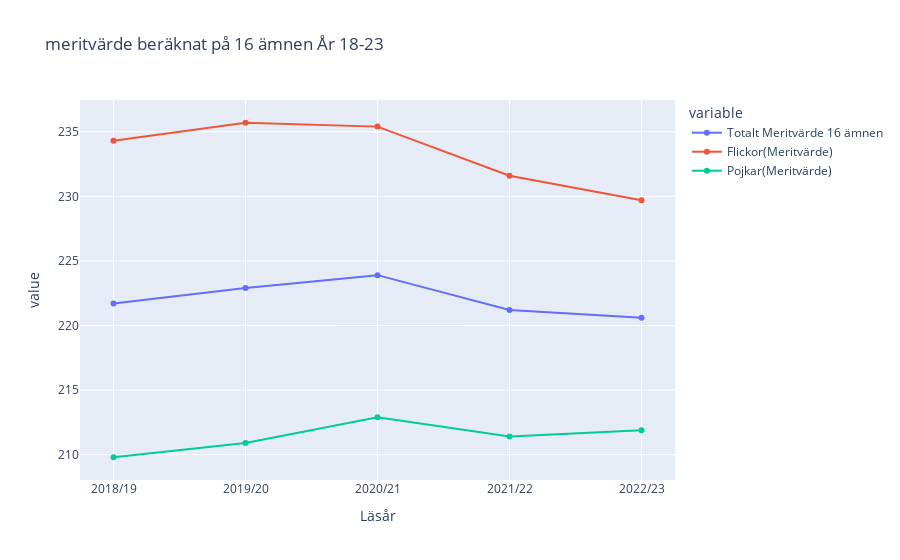

Notebook cell for this chart:
### Code cell
#Extraherar relevant data meritvärde för flickor och pojkar

df_betyg_meritvärde = df_betyg[["Läsår", "Totalt Meritvärde 16 ämnen", "Flickor(Meritvärde)", "Pojkar(Meritvärde)"]]

df_betyg_meritvärde = df_betyg_meritvärde.head(5)

#Skapar linjediagram för meritvärde beräknat på 16 ämnen År 18-23 
fig2 = px.line(df_betyg_meritvärde, x="Läsår", y=["Totalt Meritvärde 16 ämnen", "Flickor(Meritvärde)", "Pojkar(Meritvärde)"],
               title="meritvärde beräknat på 16 ämnen År 18-23 ",
               markers=True)
fig2.write_html("visualiseringar\\graf_meritvärde_beräknat_på_16_ämnen_18_23.html")
fig2.show()

### Figure 1 — Plotly figure (JSON) as saved in the notebook; plotly's stock layout.template omitted (floating-point values rounded to 4 significant figures)
{"data": [{"hovertemplate": "variable=Totalt Meritvärde 16 ämnen<br>Läsår=%{x}<br>value=%{y}<extra></extra>", "legendgroup": "Totalt Meritvärde 16 ämnen", "line": {"color": "#636efa", "dash": "solid"}, "marker": {"symbol": "circle"}, "mode": "lines+markers", "name": "Totalt Meritvärde 16 ämnen", "orientation": "v", "showlegend": true, "type": "scatter", "x": ["2018/19", "2019/20", "2020/21", "2021/22", "2022/23"], "xaxis": "x", "y": [221.7, 222.9, 223.9, 221.2, 220.6], "yaxis": "y"}, {"hovertemplate": "variable=Flickor(Meritvärde)<br>Läsår=%{x}<br>value=%{y}<extra></extra>", "legendgroup": "Flickor(Meritvärde)", "line": {"color": "#EF553B", "dash": "solid"}, "marker": {"symbol": "circle"}, "mode": "lines+markers", "name": "Flickor(Meritvärde)", "orientation": "v", "showlegend": true, "type": "scatter", "x": ["2018/19", "2019/20", "2020/21", "2021/22", "2022/23"], "xaxis": "x", "y": [234.3, 235.7, 235.4, 231.6, 229.7], "yaxis": "y"}, {"hovertemplate": "variable=Pojkar(Meritvärde)<br>Läsår=%{x}<br>value=%{y}<extra></extra>", "legendgroup": "Pojkar(Meritvärde)", "line": {"color": "#00cc96", "dash": "solid"}, "marker": {"symbol": "circle"}, "mode": "lines+markers", "name": "Pojkar(Meritvärde)", "orientation": "v", "showlegend": true, "type": "scatter", "x": ["2018/19", "2019/20", "2020/21", "2021/22", "2022/23"], "xaxis": "x", "y": [209.8, 210.9, 212.9, 211.4, 211.9], "yaxis": "y"}], "layout": {"legend": {"title": {"text": "variable"}, "tracegroupgap": 0}, "title": {"text": "meritvärde beräknat på 16 ämnen År 18-23 "}, "xaxis": {"anchor": "y", "domain": [0, 1], "title": {"text": "Läsår"}}, "yaxis": {"anchor": "x", "domain": [0, 1], "title": {"text": "value"}}}}
